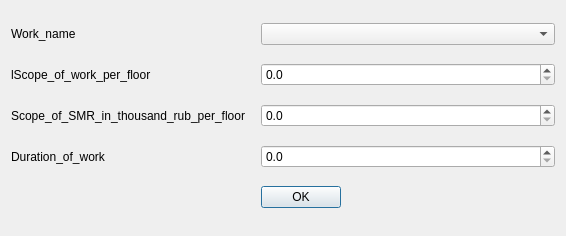
<?xml version="1.0" encoding="UTF-8"?>
<ui version="4.0">
 <class>DialogUpdateL_vol_works</class>
 <widget class="QDialog" name="DialogUpdateL_vol_works">
  <property name="geometry">
   <rect>
    <x>0</x>
    <y>0</y>
    <width>566</width>
    <height>236</height>
   </rect>
  </property>
  <property name="windowTitle">
   <string>DialogUpdateL_vol_works</string>
  </property>
  <layout class="QGridLayout" name="gridLayout">
   <item row="0" column="0">
    <widget class="QLabel" name="lWork_name">
     <property name="text">
      <string>Work_name</string>
     </property>
    </widget>
   </item>
   <item row="1" column="0">
    <widget class="QLabel" name="lScope_of_work_per_floor">
     <property name="text">
      <string>lScope_of_work_per_floor</string>
     </property>
    </widget>
   </item>
   <item row="2" column="0">
    <widget class="QLabel" name="lScope_of_SMR_in_thousand_rub_per_floor">
     <property name="text">
      <string>Scope_of_SMR_in_thousand_rub_per_floor</string>
     </property>
    </widget>
   </item>
   <item row="3" column="0">
    <widget class="QLabel" name="lduration_of_work">
     <property name="text">
      <string>Duration_of_work</string>
     </property>
    </widget>
   </item>
   <item row="4" column="0">
    <spacer name="horizontalSpacer">
     <property name="orientation">
      <enum>Qt::Horizontal</enum>
     </property>
     <property name="sizeHint" stdset="0">
      <size>
       <width>244</width>
       <height>20</height>
      </size>
     </property>
    </spacer>
   </item>
   <item row="4" column="1">
    <widget class="QPushButton" name="pushButtonUpdate">
     <property name="text">
      <string>OK</string>
     </property>
    </widget>
   </item>
   <item row="4" column="2">
    <spacer name="horizontalSpacer_2">
     <property name="orientation">
      <enum>Qt::Horizontal</enum>
     </property>
     <property name="sizeHint" stdset="0">
      <size>
       <width>187</width>
       <height>20</height>
      </size>
     </property>
    </spacer>
   </item>
   <item row="1" column="1" colspan="2">
    <widget class="QDoubleSpinBox" name="dBlScope_of_work_per_floor">
     <property name="decimals">
      <number>1</number>
     </property>
    </widget>
   </item>
   <item row="0" column="1" colspan="2">
    <widget class="QComboBox" name="cBWork_name"/>
   </item>
   <item row="2" column="1" colspan="2">
    <widget class="QDoubleSpinBox" name="dBScope_of_SMR_in_thousand_rub_per_floor">
     <property name="decimals">
      <number>1</number>
     </property>
    </widget>
   </item>
   <item row="3" column="1" colspan="2">
    <widget class="QDoubleSpinBox" name="dBduration_of_work">
     <property name="decimals">
      <number>1</number>
     </property>
    </widget>
   </item>
  </layout>
 </widget>
 <resources/>
 <connections/>
</ui>
